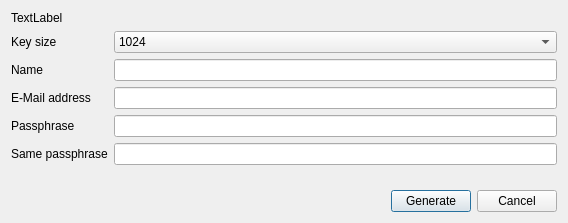
<?xml version="1.0" encoding="UTF-8"?>
<ui version="4.0">
 <class>GenerateKeyDialog</class>
 <widget class="QDialog" name="GenerateKeyDialog">
  <property name="geometry">
   <rect>
    <x>0</x>
    <y>0</y>
    <width>568</width>
    <height>223</height>
   </rect>
  </property>
  <property name="windowTitle">
   <string>Key characteristics</string>
  </property>
  <layout class="QGridLayout" name="gridLayout_2">
   <item row="0" column="0">
    <layout class="QVBoxLayout" name="verticalLayout">
     <item>
      <widget class="QLabel" name="infoTextEdit">
       <property name="text">
        <string>TextLabel</string>
       </property>
      </widget>
     </item>
     <item>
      <layout class="QGridLayout" name="gridLayout">
       <item row="1" column="1">
        <widget class="QLineEdit" name="nameEdit"/>
       </item>
       <item row="0" column="0">
        <widget class="QLabel" name="label">
         <property name="text">
          <string>Key size</string>
         </property>
        </widget>
       </item>
       <item row="0" column="1">
        <widget class="QComboBox" name="keysizeCombo">
         <item>
          <property name="text">
           <string>1024</string>
          </property>
         </item>
         <item>
          <property name="text">
           <string>2048</string>
          </property>
         </item>
         <item>
          <property name="text">
           <string>4096</string>
          </property>
         </item>
        </widget>
       </item>
       <item row="3" column="0">
        <widget class="QLabel" name="label_2">
         <property name="text">
          <string>Passphrase</string>
         </property>
        </widget>
       </item>
       <item row="3" column="1">
        <widget class="QLineEdit" name="passphraseEdit">
         <property name="echoMode">
          <enum>QLineEdit::Password</enum>
         </property>
        </widget>
       </item>
       <item row="4" column="0">
        <widget class="QLabel" name="label_3">
         <property name="text">
          <string>Same passphrase</string>
         </property>
        </widget>
       </item>
       <item row="2" column="0">
        <widget class="QLabel" name="label_5">
         <property name="text">
          <string>E-Mail address</string>
         </property>
        </widget>
       </item>
       <item row="4" column="1">
        <widget class="QLineEdit" name="passPhraseRepeatEdit">
         <property name="echoMode">
          <enum>QLineEdit::Password</enum>
         </property>
        </widget>
       </item>
       <item row="1" column="0">
        <widget class="QLabel" name="label_4">
         <property name="text">
          <string>Name</string>
         </property>
        </widget>
       </item>
       <item row="2" column="1">
        <widget class="QLineEdit" name="emailEdit"/>
       </item>
      </layout>
     </item>
     <item>
      <spacer name="verticalSpacer">
       <property name="orientation">
        <enum>Qt::Vertical</enum>
       </property>
       <property name="sizeHint" stdset="0">
        <size>
         <width>20</width>
         <height>40</height>
        </size>
       </property>
      </spacer>
     </item>
     <item>
      <layout class="QHBoxLayout" name="horizontalLayout">
       <item>
        <spacer name="horizontalSpacer">
         <property name="orientation">
          <enum>Qt::Horizontal</enum>
         </property>
         <property name="sizeHint" stdset="0">
          <size>
           <width>40</width>
           <height>20</height>
          </size>
         </property>
        </spacer>
       </item>
       <item>
        <widget class="QPushButton" name="generateButton">
         <property name="text">
          <string>Generate</string>
         </property>
        </widget>
       </item>
       <item>
        <widget class="QPushButton" name="cancelButton">
         <property name="text">
          <string>Cancel</string>
         </property>
        </widget>
       </item>
      </layout>
     </item>
    </layout>
   </item>
  </layout>
 </widget>
 <tabstops>
  <tabstop>keysizeCombo</tabstop>
  <tabstop>nameEdit</tabstop>
  <tabstop>emailEdit</tabstop>
  <tabstop>passphraseEdit</tabstop>
  <tabstop>passPhraseRepeatEdit</tabstop>
  <tabstop>generateButton</tabstop>
  <tabstop>cancelButton</tabstop>
 </tabstops>
 <resources/>
 <connections/>
</ui>
